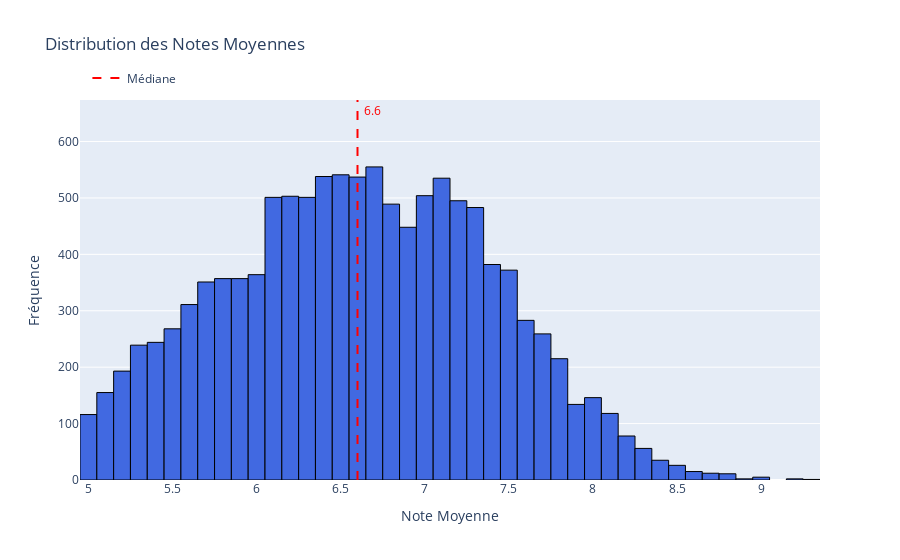
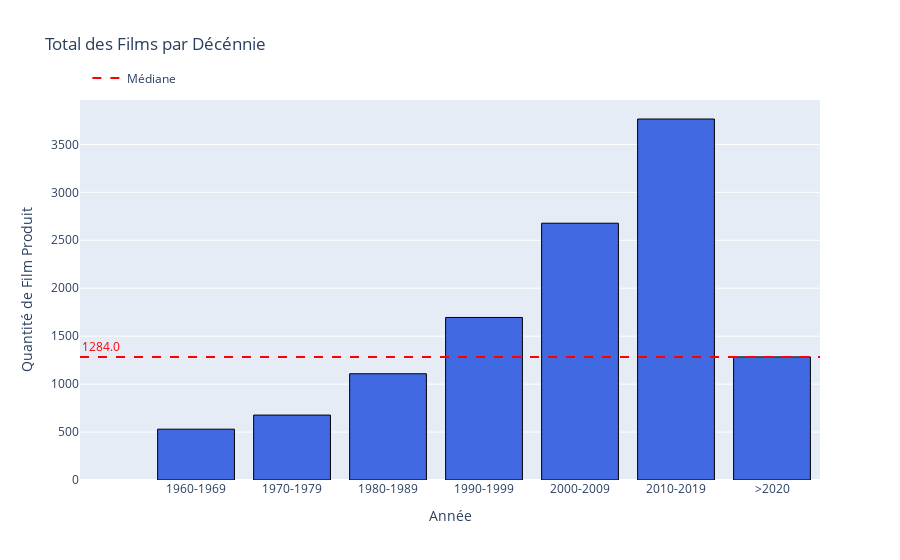
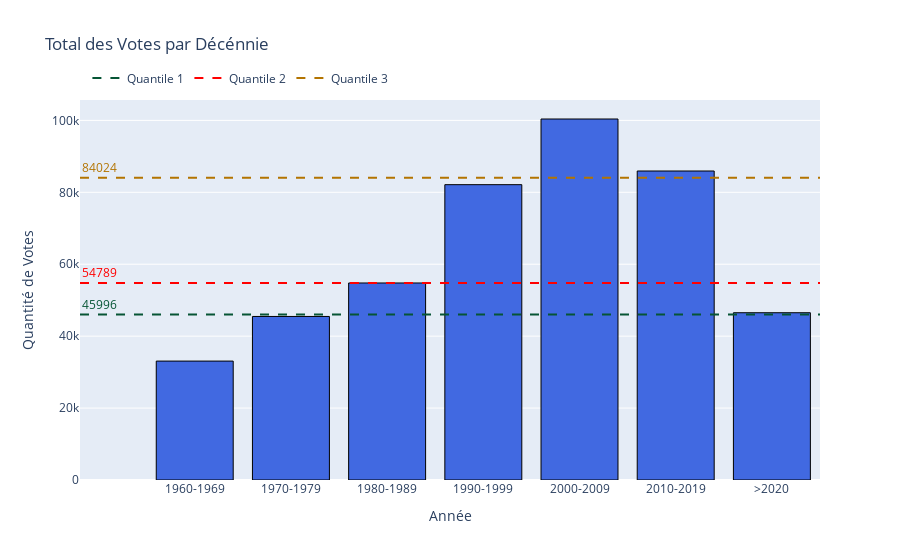

The notebook cell saved with these charts, in order:
### Markdown cell above
- On peut désormais ré-afficher la distribution des notes moyennes, le total des films par décénnie et le nombre moyen des votes par décénnies

### Code cell
eda.show_total_films_decade_plotly(df)

### Figure 1 — Plotly figure (JSON) as saved in the notebook; plotly's stock layout.template omitted (floating-point values rounded to 4 significant figures; data arrays with more than 128 entries replaced by an {"elided": "..."} marker saying what was removed)
{"data": [{"marker": {"color": "royalblue", "line": {"color": "black", "width": 1}}, "showlegend": false, "type": "histogram", "x": {"elided": "11737 float values"}}, {"line": {"color": "red", "dash": "dash", "width": 2}, "mode": "lines", "name": "Médiane", "type": "scatter", "x": [null], "y": [null]}], "layout": {"annotations": [{"font": {"color": "red"}, "name": "Median", "showarrow": false, "text": "6.6", "x": 6.6, "xshift": 15, "y": 655}], "legend": {"orientation": "h", "x": 0.01, "xanchor": "left", "y": 1.02, "yanchor": "bottom"}, "shapes": [{"line": {"color": "red", "dash": "dash", "width": 2}, "type": "line", "x0": 6.6, "x1": 6.6, "y0": 0, "y1": 1, "yref": "paper"}], "title": {"text": "Distribution des Notes Moyennes"}, "xaxis": {"title": {"text": "Note Moyenne"}}, "yaxis": {"title": {"text": "Fréquence"}}}}

### Figure 2 — Plotly figure (JSON) as saved in the notebook; plotly's stock layout.template omitted (floating-point values rounded to 4 significant figures)
{"data": [{"marker": {"color": "royalblue", "line": {"color": "black", "width": 1}}, "showlegend": false, "type": "bar", "x": ["1960-1969", "1970-1979", "1980-1989", "1990-1999", "2000-2009", "2010-2019", ">2020"], "y": [530, 677, 1108, 1695, 2678, 3765, 1284]}, {"line": {"color": "red", "dash": "dash", "width": 2}, "mode": "lines", "name": "Médiane", "type": "scatter", "x": [null], "y": [null]}], "layout": {"annotations": [{"font": {"color": "red"}, "showarrow": false, "text": "1284.0", "x": -0.99, "y": 1284, "yshift": 10}], "legend": {"orientation": "h", "x": 0.01, "xanchor": "left", "y": 1.02, "yanchor": "bottom"}, "shapes": [{"line": {"color": "red", "dash": "dash", "width": 2}, "type": "line", "x0": 0, "x1": 1, "xref": "paper", "y0": 1284, "y1": 1284}], "title": {"text": "Total des Films par Décénnie"}, "xaxis": {"title": {"text": "Année"}}, "yaxis": {"title": {"text": "Quantité de Film Produit"}}}}

### Figure 3 — Plotly figure (JSON) as saved in the notebook; plotly's stock layout.template omitted (floating-point values rounded to 4 significant figures)
{"data": [{"marker": {"color": "royalblue", "line": {"color": "black", "width": 1}}, "showlegend": false, "type": "bar", "x": ["1960-1969", "1970-1979", "1980-1989", "1990-1999", "2000-2009", "2010-2019", ">2020"], "y": [33070.0, 45480.0, 54790.0, 82120.0, 100400.0, 85920.0, 46520.0]}, {"line": {"color": "#065535", "dash": "dash", "width": 2}, "mode": "lines", "name": "Quantile 1", "type": "scatter", "x": [null], "y": [null]}, {"line": {"color": "#ff0000", "dash": "dash", "width": 2}, "mode": "lines", "name": "Quantile 2", "type": "scatter", "x": [null], "y": [null]}, {"line": {"color": "#b37400", "dash": "dash", "width": 2}, "mode": "lines", "name": "Quantile 3", "type": "scatter", "x": [null], "y": [null]}], "layout": {"annotations": [{"font": {"color": "#065535"}, "showarrow": false, "text": "45996", "x": -0.99, "y": 46000.0, "yshift": 10}, {"font": {"color": "#ff0000"}, "showarrow": false, "text": "54789", "x": -0.99, "y": 54790.0, "yshift": 10}, {"font": {"color": "#b37400"}, "showarrow": false, "text": "84024", "x": -0.99, "y": 84020.0, "yshift": 10}], "legend": {"orientation": "h", "x": 0.01, "xanchor": "left", "y": 1.02, "yanchor": "bottom"}, "shapes": [{"line": {"color": "#065535", "dash": "dash", "width": 2}, "type": "line", "x0": 0, "x1": 1, "xref": "paper", "y0": 46000.0, "y1": 46000.0}, {"line": {"color": "#ff0000", "dash": "dash", "width": 2}, "type": "line", "x0": 0, "x1": 1, "xref": "paper", "y0": 54790.0, "y1": 54790.0}, {"line": {"color": "#b37400", "dash": "dash", "width": 2}, "type": "line", "x0": 0, "x1": 1, "xref": "paper", "y0": 84020.0, "y1": 84020.0}], "title": {"text": "Total des Votes par Décénnie"}, "xaxis": {"title": {"text": "Année"}}, "yaxis": {"title": {"text": "Quantité de Votes"}}}}
